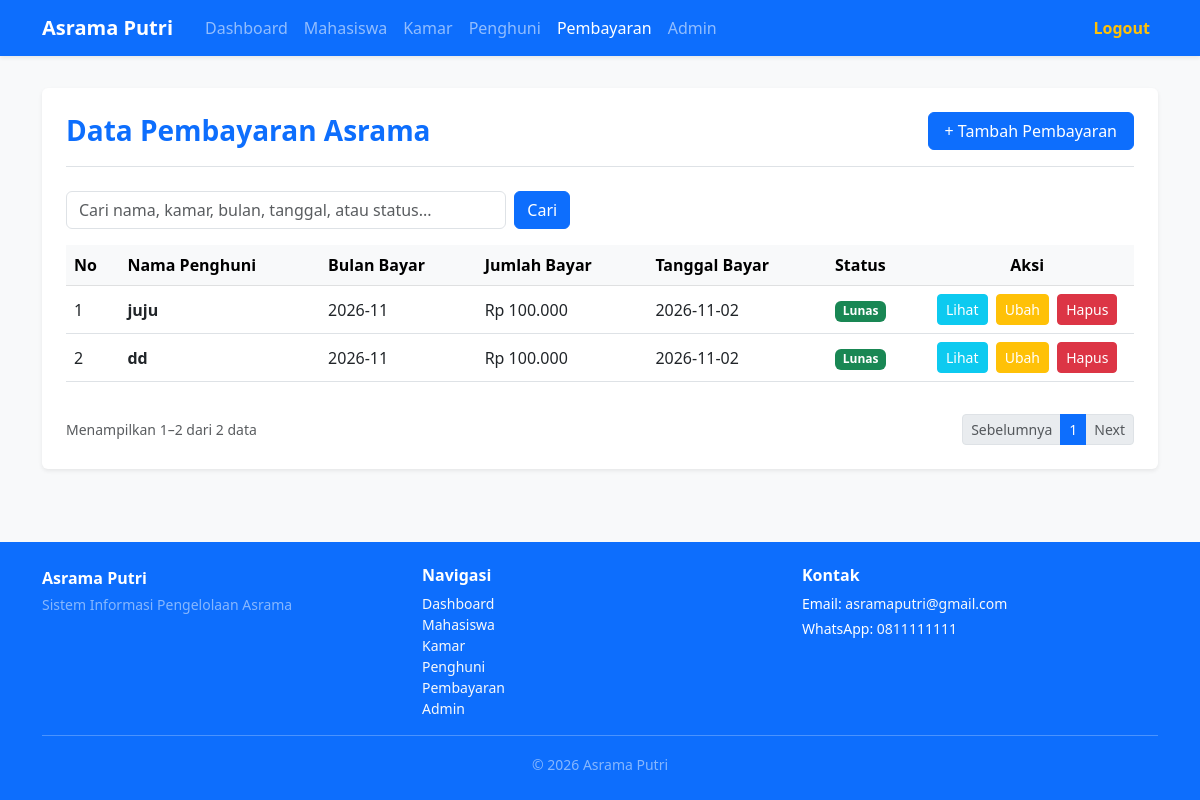
Screenshot of /index.php?controller=pembayaran&action=index (signed in) with the database file from the repository.
### tables this page shows
CREATE TABLE `tb_pembayaran` (
  `id_pembayaran` int NOT NULL,
  `id_penghuni` int NOT NULL,
  `bulan_bayar` varchar(20) NOT NULL,
  `jumlah_bayar` decimal(10,2) NOT NULL,
  `tanggal_bayar` date NOT NULL,
  `status_bayar` enum('Lunas','Belum Lunas') DEFAULT 'Lunas'
);

### controllers/PembayaranController.php (called while the page is built, shortened)
<?php
require_once 'models/PembayaranModel.php';
class PembayaranController {
    private $pembayaranModel;
    public function __construct($db) {
        $this->pembayaranModel = new PembayaranModel($db);
    }
    public function index() {
        $search = isset($_GET['q']) && is_string($_GET['q']) ? trim($_GET['q']) : '';
        $requestedPage = filter_var($_GET['page'] ?? 1, FILTER_VALIDATE_INT, ['options' => ['min_range' => 1]]);
        $perPage = 10;
        $totalRecords = $this->pembayaranModel->countFiltered($search);
        $totalPages = max(1, (int)ceil($totalRecords / $perPage));
        $currentPage = min($requestedPage ?: 1, $totalPages);
        $offset = ($currentPage - 1) * $perPage;
        $dataPembayaran = $this->pembayaranModel->getPaginated($search, $perPage, $offset);
        require_once 'views/pembayaran/index.php';
    }
}
?>

### models/PembayaranModel.php (called while the page is built, shortened)
<?php
class PembayaranModel {
    private $db;
    public function __construct($db) {
        $this->db = $db;
    }
    public function getPaginated($search, $limit, $offset) {
        $query = "SELECT tb_pembayaran.*,
                         tb_pembayaran.status_bayar AS status,
                         COALESCE(tb_mahasiswa.nama, '-') AS nama_mahasiswa,
                         COALESCE(tb_kamar.nomor_kamar, '-') AS nomor_kamar
                  FROM tb_pembayaran
                  LEFT JOIN tb_penghuni ON tb_pembayaran.id_penghuni = tb_penghuni.id_penghuni
                  LEFT JOIN tb_mahasiswa ON tb_penghuni.id_mahasiswa = tb_mahasiswa.id_mahasiswa
                  LEFT JOIN tb_kamar ON tb_penghuni.id_kamar = tb_kamar.id_kamar
                  WHERE tb_mahasiswa.nama LIKE :name_search OR tb_kamar.nomor_kamar LIKE :room_search
                     OR tb_pembayaran.bulan_bayar LIKE :month_search OR tb_pembayaran.tanggal_bayar LIKE :date_search
                     OR tb_pembayaran.status_bayar LIKE :status_search
                  ORDER BY tb_pembayaran.id_pembayaran DESC
                  LIMIT :limit OFFSET :offset";
        $stmt = $this->db->prepare($query);
        $term = '%' . $search . '%';
        $stmt->bindValue(':name_search', $term, PDO::PARAM_STR);
        $stmt->bindValue(':room_search', $term, PDO::PARAM_STR);
        $stmt->bindValue(':month_search', $term, PDO::PARAM_STR);
        $stmt->bindValue(':date_search', $term, PDO::PARAM_STR);
        $stmt->bindValue(':status_search', $term, PDO::PARAM_STR);
        $stmt->bindValue(':limit', (int)$limit, PDO::PARAM_INT);
        $stmt->bindValue(':offset', (int)$offset, PDO::PARAM_INT);
        $stmt->execute();
        return $stmt->fetchAll(PDO::FETCH_ASSOC);
    }
    public function countFiltered($search) {
        $query = "SELECT COUNT(*)
                  FROM tb_pembayaran
                  LEFT JOIN tb_penghuni ON tb_pembayaran.id_penghuni = tb_penghuni.id_penghuni
                  LEFT JOIN tb_mahasiswa ON tb_penghuni.id_mahasiswa = tb_mahasiswa.id_mahasiswa
                  LEFT JOIN tb_kamar ON tb_penghuni.id_kamar = tb_kamar.id_kamar
                  WHERE tb_mahasiswa.nama LIKE :name_search OR tb_kamar.nomor_kamar LIKE :room_search
                     OR tb_pembayaran.bulan_bayar LIKE :month_search OR tb_pembayaran.tanggal_bayar LIKE :date_search
                     OR tb_pembayaran.status_bayar LIKE :status_search";
        $stmt = $this->db->prepare($query);
        $term = '%' . $search . '%';
        $stmt->execute([
            'name_search' => $term,
            'room_search' => $term,
            'month_search' => $term,
            'date_search' => $term,
            'status_search' => $term
        ]);
        return (int)$stmt->fetchColumn();
    }
}
?>

### views/pembayaran/index.php (the view, shortened to what this page needs)
<!DOCTYPE html>
<html lang="id">
<head>
    <link href="https://cdn.jsdelivr.net/npm/bootstrap@5.3.0/dist/css/bootstrap.min.css" rel="stylesheet">
</head>
<body class="bg-light d-flex flex-column min-vh-100">
<nav class="navbar navbar-expand-lg navbar-dark bg-primary mb-4 shadow-sm">
    <div class="container">
        <a class="navbar-brand fw-bold me-4" href="index.php?controller=dashboard&action=index">Asrama Putri</a>
        <div class="collapse navbar-collapse" id="navbarNav">
            <ul class="navbar-nav me-auto mb-2 mb-lg-0">
                <li class="nav-item">
                    <a class="nav-link" href="index.php?controller=dashboard&action=index">Dashboard</a>
                </li>
                <li class="nav-item">
                    <a class="nav-link" href="index.php?controller=mahasiswa&action=index">Mahasiswa</a>
                </li>
                <li class="nav-item">
                    <a class="nav-link" href="index.php?controller=kamar&action=index">Kamar</a>
                </li>
                <li class="nav-item">
                    <a class="nav-link" href="index.php?controller=penghuni&action=index">Penghuni</a>
                </li>
                <li class="nav-item">
                    <a class="nav-link active" href="index.php?controller=pembayaran&action=index">Pembayaran</a>
                </li>
                <li class="nav-item">
                    <a class="nav-link" href="index.php?controller=admin&action=index">Admin</a>
                </li>
            </ul>
            <ul class="navbar-nav ms-auto">
                <li class="nav-item">
                    <a class="nav-link text-warning fw-semibold" href="index.php?controller=auth&action=logout" onclick="return confirm('Yakin ingin keluar dari sistem?')">Logout</a>
                </li>
            </ul>
        </div>
    </div>
</nav>
<div class="container py-2">
    <div class="card shadow-sm border-0 p-4">
        <div class="d-flex justify-content-between align-items-center mb-4 border-bottom pb-3">
            <h3 class="fw-bold text-primary mb-0">Data Pembayaran Asrama</h3>
            <a href="index.php?controller=pembayaran&action=create" class="btn btn-primary px-3">+ Tambah Pembayaran</a>
        </div>
        <?php $searchPlaceholder = 'Cari nama, kamar, bulan, tanggal, atau status...'; include 'views/layouts/search.php'; ?>
        <div class="table-responsive">
            <table class="table table-hover align-middle">
                <thead class="table-light">
                    <tr>
                        <th scope="col" style="width: 5%;">No</th>
                        <th scope="col">Nama Penghuni</th>
                        <th scope="col">Bulan Bayar</th>
                        <th scope="col">Jumlah Bayar</th>
                        <th scope="col">Tanggal Bayar</th>
                        <th scope="col">Status</th>
                        <th scope="col" class="text-center" style="width: 20%;">Aksi</th>
                    </tr>
                </thead>
                <tbody>
                    <?php if (!empty($dataPembayaran)): ?>
                        <?php $no = $offset + 1; foreach ($dataPembayaran as $bayar): ?>
                            <tr>
                                <td><?= $no++; ?></td>
                                <td class="fw-semibold">
                                    <?= htmlspecialchars($bayar['nama_mahasiswa'] ?? $bayar['nama'] ?? $bayar['nama_penghuni'] ?? '-'); ?>
                                </td>
                                <td><?= htmlspecialchars($bayar['bulan_bayar'] ?? $bayar['bulan'] ?? '-'); ?></td>
                                <td>Rp <?= number_format($bayar['jumlah_bayar'] ?? $bayar['jumlah'] ?? 0, 0, ',', '.'); ?></td>
                                <td><?= htmlspecialchars($bayar['tanggal_bayar'] ?? $bayar['tanggal'] ?? '-'); ?></td>
                                <td>
                                    <?php
                                        $status = $bayar['status'] ?? $bayar['status_pembayaran'] ?? 'Lunas';
                                        if ($status == 'Lunas' || $status == 'Berhasil'):
                                    ?>
                                        <span class="badge bg-success">Lunas</span>
                                    <?php else: ?>
                                        <span class="badge bg-warning text-dark"><?= htmlspecialchars($status); ?></span>
                                    <?php endif; ?>
                                </td>
                                <td class="text-center">
                                    <a href="index.php?controller=pembayaran&action=detail&id=<?= urlencode($bayar['id_pembayaran'] ?? $bayar['id'] ?? ''); ?>" class="btn btn-info btn-sm text-white px-2 py-1 me-1">Lihat</a>
                                    <a href="index.php?controller=pembayaran&action=edit&id=<?= $bayar['id_pembayaran'] ?? $bayar['id'] ?? ''; ?>" class="btn btn-warning btn-sm text-white px-2 py-1 me-1">Ubah</a>
                                    <a href="index.php?controller=pembayaran&action=delete&id=<?= $bayar['id_pembayaran'] ?? $bayar['id'] ?? ''; ?>" class="btn btn-danger btn-sm px-2 py-1" onclick="return confirm('Yakin ingin menghapus data pembayaran ini?')">Hapus</a>
                                </td>
                            </tr>
                        <?php endforeach; ?>
                    <?php else: ?>
                        <tr>
                            <td colspan="7" class="text-center text-muted py-4">Belum ada data pembayaran ditemukan.</td>
                        </tr>
                    <?php endif; ?>
                </tbody>
            </table>
        </div>
        <?php include 'views/layouts/pagination.php'; ?>
    </div>
</div>
<?php include 'views/layouts/footer-content.php'; ?>
</body>
</html>

### rows the page displays
tb_pembayaran: nama_mahasiswa "juju", bulan_bayar "2026-11", jumlah_bayar "100.000", tanggal_bayar "2026-11-02", status_bayar "Lunas"
tb_pembayaran: nama_mahasiswa "dd", bulan_bayar "2026-11", jumlah_bayar "100.000", tanggal_bayar "2026-11-02", status_bayar "Lunas"

### other values shown
$startRecord "1"
$endRecord "2"
$totalRecords "2"
